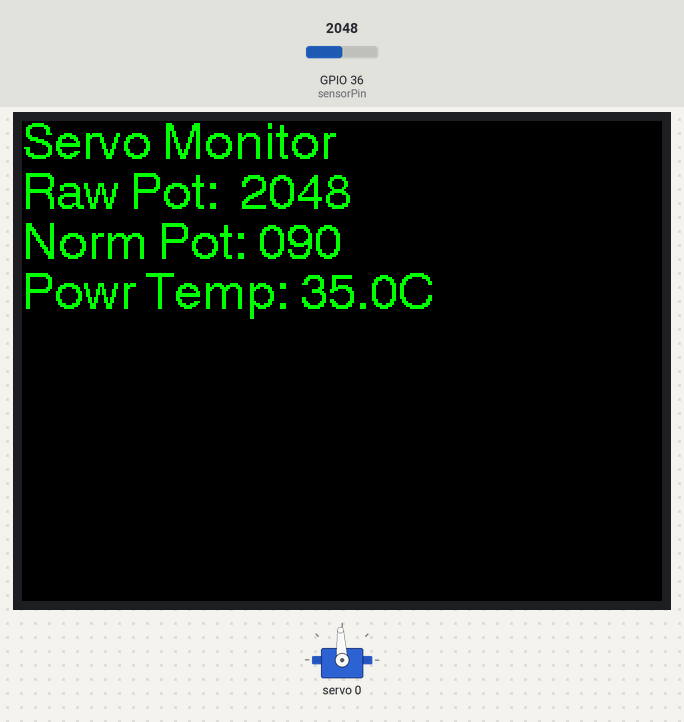
The program below on a simulated ESP32. Parts: 320×240 colour display, servo. The inputs (shaded band) are chosen by the test bench; at power-on: GPIO 36 (sensorPin) = 2048. What the program prints to the serial monitor is not drawn.

Above: at 1.3 s.
1.4 s: GPIO 36 (sensorPin) set to 2866
At 2.6 s:
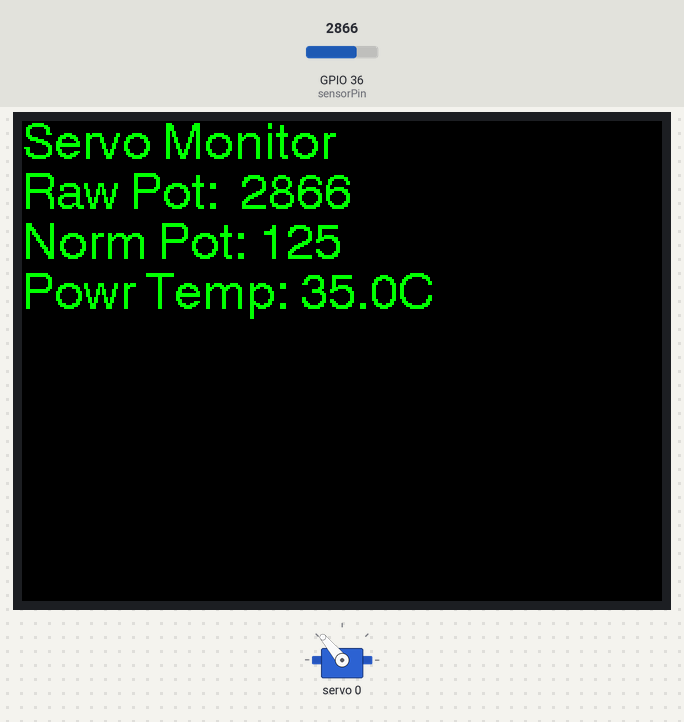
2.9 s: GPIO 36 (sensorPin) set to 3603
At 4.1 s:
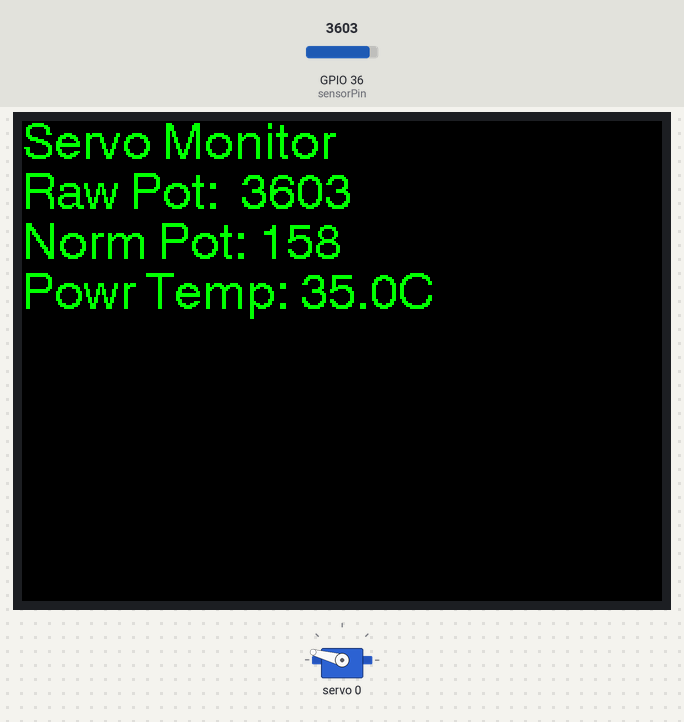
4.5 s: GPIO 36 (sensorPin) set to 4095
At 5.4 s:
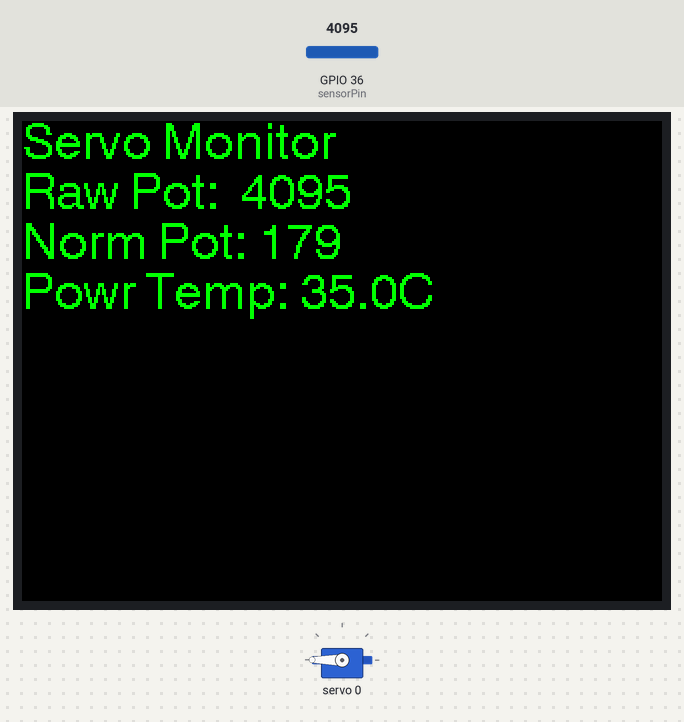
6.0 s: GPIO 36 (sensorPin) set to 1228
At 6.7 s:
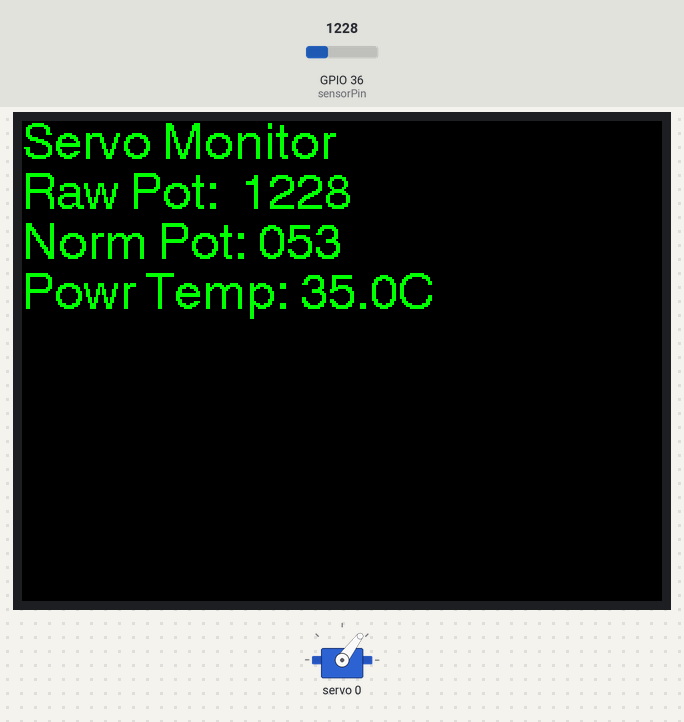
7.5 s: GPIO 36 (sensorPin) set to 491
At 8.0 s:
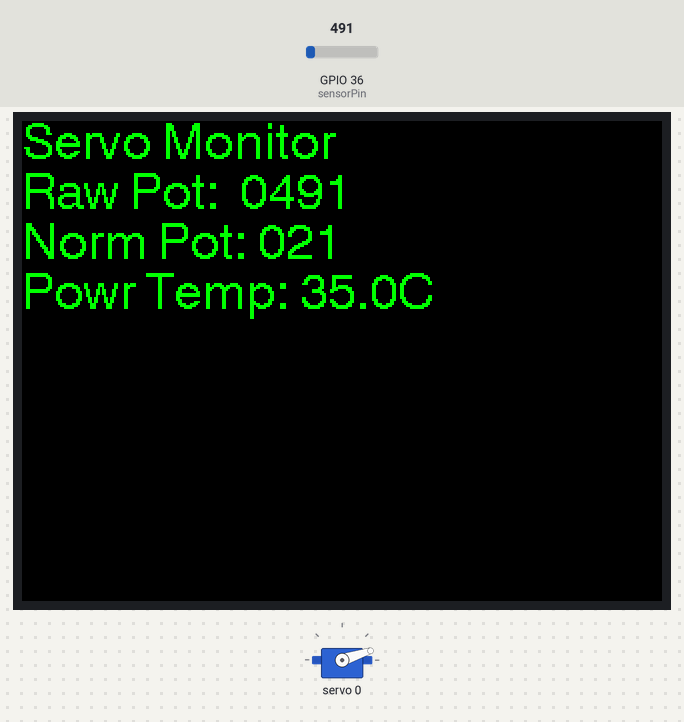
9.1 s: GPIO 36 (sensorPin) set to 552
At 10.5 s:
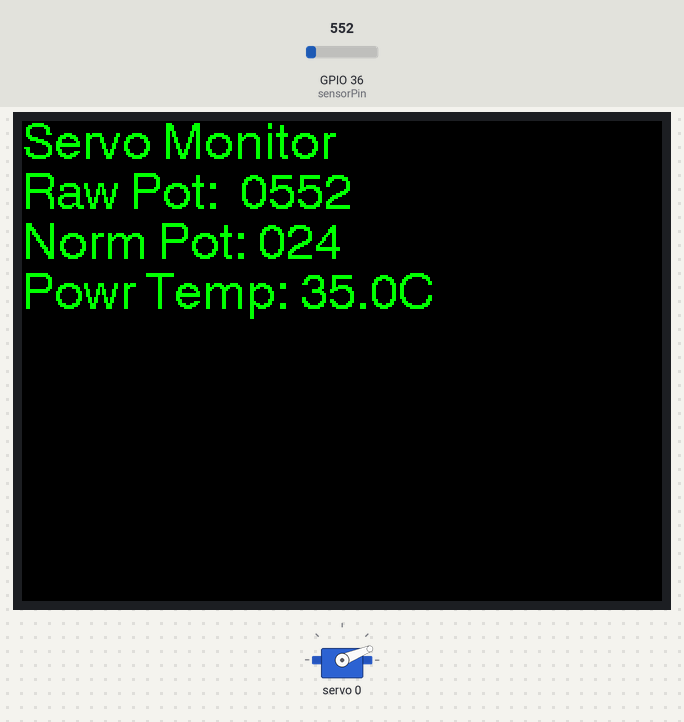
Timing chart, 0 to 11.6 s (numbered marks = the images above; inputs shaded):
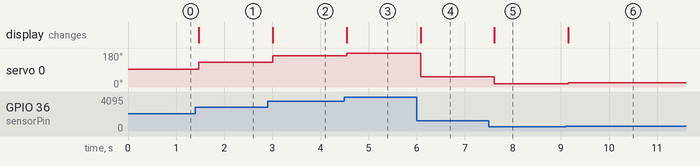

Measured:
- after the input at 1.4 s, servo 0: 93° → 130° after 0.07 s; the display: changes after 0.07 s (image 1)
- after the input at 2.9 s, servo 0: 130° → 165° after 0.11 s; the display: changes after 0.11 s (image 2)
- after the input at 4.5 s, servo 0: 165° → 180° at once; the display: changes at once (image 3)
- after the input at 6.0 s, servo 0: 180° → 53° after 0.08 s; the display: changes after 0.08 s (image 4)
- after the input at 7.5 s, servo 0: 53° → 18° after 0.12 s; the display: changes after 0.12 s (image 5)
- after the input at 9.1 s, servo 0: 18° → 22° after 0.05 s; the display: changes after 0.05 s (image 6)

The program:

main.cpp
```cpp
// #include <Arduino.h>
#include <M5Core2.h>
#include <Wire.h>
#include "Adafruit_PWMServoDriver.h"

Adafruit_PWMServoDriver pwm = Adafruit_PWMServoDriver(0x40, Wire1);

#define SERVOMIN 102  // This is the 'minimum' pulse length count (out of 4096)
#define SERVOMAX 512  // This is the 'maximum' pulse length count (out of 4096)
#define USMIN \
  500  // This is the rounded 'minimum' microsecond length based on the minimum
       // pulse of 102
#define USMAX \
  2500  // This is the rounded 'maximum' microsecond length based on the maximum
        // pulse of 512
#define SERVO_FREQ 50  // Analog servos run at ~50 Hz updates

const int DISP_OFFSET = 25;

/**
 * Port A: ??
 * Port B: 36
 * Port C: ??
 */
int sensorPin = 36;          // set the input pin for the potentiometer.
int last_sensorValue = 100;  // Stores the value last read by the sensor.
int potVal = 0;     // Stores the value currently read by the sensor.

void setup() {
  M5.begin(true, true, true, true, kMBusModeInput);
  /* kMBusModeOutput, powered by USB or Battery
   kMBusModeInput, powered by outside input need to fill in this Otherwise
   M5Core2 will not work properly
   */
  Wire1.begin(21, 22);
  pwm.begin();
  pwm.setPWMFreq(50);
  Serial.begin(9600);

  pinMode(sensorPin, INPUT);  // Sets the specified pin to input mode.

  M5.Axp.SetLcdVoltage(2600);
  M5.Lcd.setTextColor(TFT_GREEN, TFT_BLACK);
  M5.Lcd.drawString("Servo Monitor", 0, 0, 4);

}

void setServoPulse(uint8_t n, double pulse) {
  double pulselength;
  pulselength = 1000000;  // 1,000,000 us per second
  pulselength /= 50;      // 50 Hz
  Serial.print(pulselength);
  Serial.println(" us per period");
  pulselength /= 4096;  // 12 bits of resolution
  Serial.print(pulselength);
  Serial.println(" us per bit");
  pulse *= 1000;
  pulse /= pulselength;
  Serial.println(pulse);
  pwm.setPWM(n, 0, pulse);
}

void servo_angle_write(uint8_t n, int Angle) {
  double pulse = Angle;
  pulse = pulse / 90 + 0.5;
  setServoPulse(n, pulse);
}

void loop() {
    M5.update();

  // mapped to pot
  potVal = analogRead(sensorPin);
  const int normalVal = map(potVal, 0, 4096, 0, 180);

  char buf[50];
  sprintf(buf, "Raw Pot:  %04d%", potVal);
  M5.Lcd.drawString(buf, 0, DISP_OFFSET, 4);

  sprintf(buf, "Norm Pot: %03d%", normalVal);
  M5.Lcd.drawString(buf, 0, DISP_OFFSET + 25, 4);

  const float powerTemp = M5.Axp.GetTempInAXP192();
  sprintf(buf, "Powr Temp: %2.1fC", powerTemp);
  M5.Lcd.drawString(buf, 0, DISP_OFFSET + 50, 4);

  // M5.Lcd.setCursor(0, DISP_OFFSET + 75, 4);
  if(M5.BtnA.read()) {
    M5.shutdown();
  }

  if(M5.BtnC.read()) {
    // M5.Lcd.sleep();
    M5.Axp.SetLcdVoltage(3300);
    // M5.Lcd.setBrightness(10);
  }

  // first sensor value
  servo_angle_write(0, normalVal);
  // servo_angle_write(15, normalVal);

  delay(100);
  // M5.Lcd.clearDisplay();
}
```
